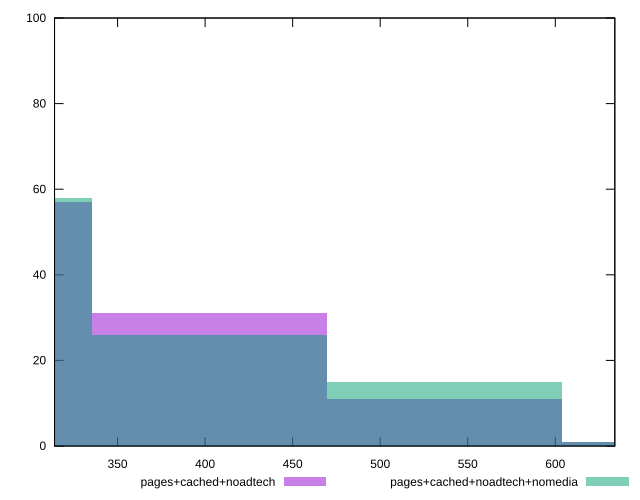

Source code (gnuplot):
reset

$pagesCachedNoadtech <<EOF
670.7594272690862 1
268.3037709076345 57
402.4556563614517 31
536.607541815269 11
EOF

$pagesCachedNoadtechNomedia <<EOF
670.7594272690862 1
402.4556563614517 26
268.3037709076345 58
536.607541815269 15
EOF

set key outside below
set boxwidth 134.15188545381724
set xrange [314:634]
set yrange [0:100]
set trange [0:100]
set style fill transparent solid 0.5 noborder
set terminal svg size 640, 500 enhanced background rgb 'white'
set output "report_00018_2021-02-10T15-25-16.877Z/render-blocking-resources/comparison/histogram/2_vs_3.svg"

plot $pagesCachedNoadtech title "pages+cached+noadtech" with boxes, \
     $pagesCachedNoadtechNomedia title "pages+cached+noadtech+nomedia" with boxes

reset
